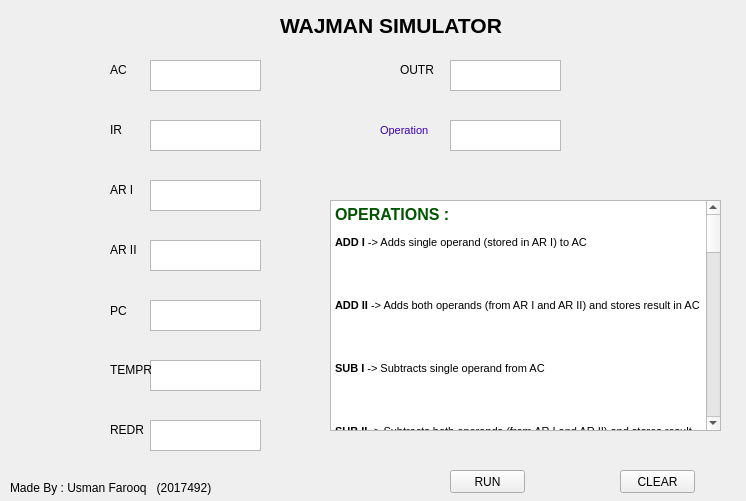
<?xml version="1.0" encoding="UTF-8"?>
<ui version="4.0">
 <class>Widget</class>
 <widget class="QWidget" name="Widget">
  <property name="geometry">
   <rect>
    <x>0</x>
    <y>0</y>
    <width>746</width>
    <height>501</height>
   </rect>
  </property>
  <property name="windowTitle">
   <string>Widget</string>
  </property>
  <widget class="QTextEdit" name="acbox">
   <property name="geometry">
    <rect>
     <x>150</x>
     <y>60</y>
     <width>111</width>
     <height>31</height>
    </rect>
   </property>
  </widget>
  <widget class="QTextEdit" name="irbox">
   <property name="geometry">
    <rect>
     <x>150</x>
     <y>120</y>
     <width>111</width>
     <height>31</height>
    </rect>
   </property>
  </widget>
  <widget class="QTextEdit" name="pcbox">
   <property name="geometry">
    <rect>
     <x>150</x>
     <y>300</y>
     <width>111</width>
     <height>31</height>
    </rect>
   </property>
  </widget>
  <widget class="QTextEdit" name="ar1box">
   <property name="geometry">
    <rect>
     <x>150</x>
     <y>180</y>
     <width>111</width>
     <height>31</height>
    </rect>
   </property>
  </widget>
  <widget class="QTextEdit" name="ar2box">
   <property name="geometry">
    <rect>
     <x>150</x>
     <y>240</y>
     <width>111</width>
     <height>31</height>
    </rect>
   </property>
  </widget>
  <widget class="QTextEdit" name="tempbox">
   <property name="geometry">
    <rect>
     <x>150</x>
     <y>360</y>
     <width>111</width>
     <height>31</height>
    </rect>
   </property>
  </widget>
  <widget class="QTextEdit" name="redrbox">
   <property name="geometry">
    <rect>
     <x>150</x>
     <y>420</y>
     <width>111</width>
     <height>31</height>
    </rect>
   </property>
  </widget>
  <widget class="QTextEdit" name="outrbox">
   <property name="geometry">
    <rect>
     <x>450</x>
     <y>60</y>
     <width>111</width>
     <height>31</height>
    </rect>
   </property>
  </widget>
  <widget class="QLabel" name="AC">
   <property name="geometry">
    <rect>
     <x>110</x>
     <y>60</y>
     <width>31</width>
     <height>20</height>
    </rect>
   </property>
   <property name="text">
    <string>AC</string>
   </property>
  </widget>
  <widget class="QLabel" name="IR">
   <property name="geometry">
    <rect>
     <x>110</x>
     <y>120</y>
     <width>31</width>
     <height>20</height>
    </rect>
   </property>
   <property name="text">
    <string>IR</string>
   </property>
  </widget>
  <widget class="QLabel" name="ARI">
   <property name="geometry">
    <rect>
     <x>110</x>
     <y>180</y>
     <width>41</width>
     <height>20</height>
    </rect>
   </property>
   <property name="text">
    <string>AR I</string>
   </property>
  </widget>
  <widget class="QLabel" name="ARII">
   <property name="geometry">
    <rect>
     <x>110</x>
     <y>240</y>
     <width>41</width>
     <height>20</height>
    </rect>
   </property>
   <property name="text">
    <string>AR II</string>
   </property>
  </widget>
  <widget class="QLabel" name="PC">
   <property name="geometry">
    <rect>
     <x>110</x>
     <y>300</y>
     <width>31</width>
     <height>21</height>
    </rect>
   </property>
   <property name="text">
    <string>PC</string>
   </property>
  </widget>
  <widget class="QLabel" name="TEMPR">
   <property name="geometry">
    <rect>
     <x>110</x>
     <y>360</y>
     <width>41</width>
     <height>20</height>
    </rect>
   </property>
   <property name="text">
    <string>TEMPR</string>
   </property>
  </widget>
  <widget class="QLabel" name="REDR">
   <property name="geometry">
    <rect>
     <x>110</x>
     <y>420</y>
     <width>41</width>
     <height>20</height>
    </rect>
   </property>
   <property name="text">
    <string>REDR</string>
   </property>
  </widget>
  <widget class="QLabel" name="OUTR">
   <property name="geometry">
    <rect>
     <x>400</x>
     <y>60</y>
     <width>41</width>
     <height>20</height>
    </rect>
   </property>
   <property name="text">
    <string>OUTR</string>
   </property>
  </widget>
  <widget class="QPushButton" name="run">
   <property name="geometry">
    <rect>
     <x>450</x>
     <y>470</y>
     <width>75</width>
     <height>23</height>
    </rect>
   </property>
   <property name="text">
    <string>RUN</string>
   </property>
  </widget>
  <widget class="QLabel" name="label_9">
   <property name="geometry">
    <rect>
     <x>280</x>
     <y>10</y>
     <width>351</width>
     <height>31</height>
    </rect>
   </property>
   <property name="font">
    <font>
     <pointsize>16</pointsize>
     <weight>75</weight>
     <bold>true</bold>
    </font>
   </property>
   <property name="text">
    <string>WAJMAN SIMULATOR</string>
   </property>
  </widget>
  <widget class="QTextEdit" name="textEdit_9">
   <property name="geometry">
    <rect>
     <x>330</x>
     <y>200</y>
     <width>391</width>
     <height>231</height>
    </rect>
   </property>
   <property name="html">
    <string>&lt;!DOCTYPE HTML PUBLIC &quot;-//W3C//DTD HTML 4.0//EN&quot; &quot;http://www.w3.org/TR/REC-html40/strict.dtd&quot;&gt;
&lt;html&gt;&lt;head&gt;&lt;meta name=&quot;qrichtext&quot; content=&quot;1&quot; /&gt;&lt;style type=&quot;text/css&quot;&gt;
p, li { white-space: pre-wrap; }
&lt;/style&gt;&lt;/head&gt;&lt;body style=&quot; font-family:'MS Shell Dlg 2'; font-size:8.25pt; font-weight:400; font-style:normal;&quot;&gt;
&lt;p style=&quot; margin-top:12px; margin-bottom:12px; margin-left:0px; margin-right:0px; -qt-block-indent:0; text-indent:0px;&quot;&gt;&lt;span style=&quot; font-size:12pt; font-weight:600; color:#005500;&quot;&gt;OPERATIONS :&lt;/span&gt;&lt;/p&gt;
&lt;p style=&quot; margin-top:12px; margin-bottom:12px; margin-left:0px; margin-right:0px; -qt-block-indent:0; text-indent:0px;&quot;&gt;&lt;span style=&quot; font-weight:600;&quot;&gt;ADD I&lt;/span&gt; -&amp;gt; Adds single operand (stored in AR I) to AC &lt;/p&gt;
&lt;p style=&quot; margin-top:12px; margin-bottom:12px; margin-left:0px; margin-right:0px; -qt-block-indent:0; text-indent:0px;&quot;&gt;&lt;br /&gt;&lt;/p&gt;
&lt;p style=&quot; margin-top:12px; margin-bottom:12px; margin-left:0px; margin-right:0px; -qt-block-indent:0; text-indent:0px;&quot;&gt;&lt;span style=&quot; font-weight:600;&quot;&gt;ADD II&lt;/span&gt; -&amp;gt; Adds both operands (from AR I and AR II) and stores result in AC &lt;/p&gt;
&lt;p style=&quot; margin-top:12px; margin-bottom:12px; margin-left:0px; margin-right:0px; -qt-block-indent:0; text-indent:0px;&quot;&gt;&lt;br /&gt;&lt;/p&gt;
&lt;p style=&quot; margin-top:12px; margin-bottom:12px; margin-left:0px; margin-right:0px; -qt-block-indent:0; text-indent:0px;&quot;&gt;&lt;span style=&quot; font-weight:600;&quot;&gt;SUB I &lt;/span&gt;-&amp;gt; Subtracts single operand from AC &lt;/p&gt;
&lt;p style=&quot; margin-top:12px; margin-bottom:12px; margin-left:0px; margin-right:0px; -qt-block-indent:0; text-indent:0px;&quot;&gt;&lt;br /&gt;&lt;/p&gt;
&lt;p style=&quot; margin-top:12px; margin-bottom:12px; margin-left:0px; margin-right:0px; -qt-block-indent:0; text-indent:0px;&quot;&gt;&lt;span style=&quot; font-weight:600;&quot;&gt;SUB II&lt;/span&gt; -&amp;gt; Subtracts both operands (from AR I and AR II) and stores result in AC &lt;/p&gt;
&lt;p style=&quot; margin-top:12px; margin-bottom:12px; margin-left:0px; margin-right:0px; -qt-block-indent:0; text-indent:0px;&quot;&gt;&lt;br /&gt;&lt;/p&gt;
&lt;p style=&quot; margin-top:12px; margin-bottom:12px; margin-left:0px; margin-right:0px; -qt-block-indent:0; text-indent:0px;&quot;&gt;&lt;span style=&quot; font-weight:600;&quot;&gt;MUL I&lt;/span&gt; -&amp;gt; Multiplies Single operand with AC, and stores result in AC &lt;/p&gt;
&lt;p style=&quot; margin-top:12px; margin-bottom:12px; margin-left:0px; margin-right:0px; -qt-block-indent:0; text-indent:0px;&quot;&gt;&lt;br /&gt;&lt;/p&gt;
&lt;p style=&quot; margin-top:12px; margin-bottom:12px; margin-left:0px; margin-right:0px; -qt-block-indent:0; text-indent:0px;&quot;&gt;&lt;span style=&quot; font-weight:600;&quot;&gt;MUL II&lt;/span&gt; -&amp;gt; Multiplies Both operands with one another and stores result in AC &lt;/p&gt;
&lt;p style=&quot; margin-top:12px; margin-bottom:12px; margin-left:0px; margin-right:0px; -qt-block-indent:0; text-indent:0px;&quot;&gt;&lt;br /&gt;&lt;/p&gt;
&lt;p style=&quot; margin-top:12px; margin-bottom:12px; margin-left:0px; margin-right:0px; -qt-block-indent:0; text-indent:0px;&quot;&gt;&lt;span style=&quot; font-weight:600;&quot;&gt;SWAP&lt;/span&gt; -&amp;gt; Swaps both operands &lt;/p&gt;
&lt;p style=&quot; margin-top:12px; margin-bottom:12px; margin-left:0px; margin-right:0px; -qt-block-indent:0; text-indent:0px;&quot;&gt;&lt;br /&gt;&lt;/p&gt;
&lt;p style=&quot; margin-top:12px; margin-bottom:12px; margin-left:0px; margin-right:0px; -qt-block-indent:0; text-indent:0px;&quot;&gt;&lt;span style=&quot; font-weight:600;&quot;&gt;TRNF&lt;/span&gt; -&amp;gt; Transfers contents from ARII to ARI &lt;/p&gt;
&lt;p style=&quot; margin-top:12px; margin-bottom:12px; margin-left:0px; margin-right:0px; -qt-block-indent:0; text-indent:0px;&quot;&gt;&lt;br /&gt;&lt;/p&gt;
&lt;p style=&quot; margin-top:12px; margin-bottom:12px; margin-left:0px; margin-right:0px; -qt-block-indent:0; text-indent:0px;&quot;&gt;&lt;span style=&quot; font-weight:600;&quot;&gt;GRTN&lt;/span&gt; -&amp;gt; Stores the greatest number among ARI and ARII in AC &lt;/p&gt;
&lt;p style=&quot;-qt-paragraph-type:empty; margin-top:12px; margin-bottom:12px; margin-left:0px; margin-right:0px; -qt-block-indent:0; text-indent:0px;&quot;&gt;&lt;br /&gt;&lt;/p&gt;
&lt;p style=&quot;-qt-paragraph-type:empty; margin-top:12px; margin-bottom:12px; margin-left:0px; margin-right:0px; -qt-block-indent:0; text-indent:0px;&quot;&gt;&lt;br /&gt;&lt;/p&gt;
&lt;p style=&quot; margin-top:12px; margin-bottom:12px; margin-left:0px; margin-right:0px; -qt-block-indent:0; text-indent:0px;&quot;&gt;&lt;span style=&quot; font-weight:600;&quot;&gt;ISZ I&lt;/span&gt; -&amp;gt; Increment the operand whose address is stored in ARI and skip next instruction if it becomes zero &lt;/p&gt;
&lt;p style=&quot;-qt-paragraph-type:empty; margin-top:12px; margin-bottom:12px; margin-left:0px; margin-right:0px; -qt-block-indent:0; text-indent:0px;&quot;&gt;&lt;br /&gt;&lt;/p&gt;
&lt;p style=&quot;-qt-paragraph-type:empty; margin-top:0px; margin-bottom:0px; margin-left:0px; margin-right:0px; -qt-block-indent:0; text-indent:0px;&quot;&gt;&lt;br /&gt;&lt;/p&gt;
&lt;p style=&quot; margin-top:0px; margin-bottom:0px; margin-left:0px; margin-right:0px; -qt-block-indent:0; text-indent:0px;&quot;&gt;&lt;span style=&quot; font-weight:600;&quot;&gt;ISZ II &lt;/span&gt;-&amp;gt; Increment the operand whose address is stored in ARII and skip next instruction if it becomes zero &lt;/p&gt;
&lt;p style=&quot;-qt-paragraph-type:empty; margin-top:0px; margin-bottom:0px; margin-left:0px; margin-right:0px; -qt-block-indent:0; text-indent:0px;&quot;&gt;&lt;br /&gt;&lt;/p&gt;
&lt;p style=&quot;-qt-paragraph-type:empty; margin-top:0px; margin-bottom:0px; margin-left:0px; margin-right:0px; -qt-block-indent:0; text-indent:0px;&quot;&gt;&lt;br /&gt;&lt;/p&gt;
&lt;p style=&quot; margin-top:0px; margin-bottom:0px; margin-left:0px; margin-right:0px; -qt-block-indent:0; text-indent:0px;&quot;&gt;&lt;span style=&quot; font-weight:600;&quot;&gt;STR I &lt;/span&gt; -&amp;gt; Stores contents of AC in main memory (at address which Is stored in M[ARI]) &lt;/p&gt;
&lt;p style=&quot;-qt-paragraph-type:empty; margin-top:0px; margin-bottom:0px; margin-left:0px; margin-right:0px; -qt-block-indent:0; text-indent:0px;&quot;&gt;&lt;br /&gt;&lt;/p&gt;
&lt;p style=&quot;-qt-paragraph-type:empty; margin-top:0px; margin-bottom:0px; margin-left:0px; margin-right:0px; -qt-block-indent:0; text-indent:0px;&quot;&gt;&lt;br /&gt;&lt;/p&gt;
&lt;p style=&quot; margin-top:0px; margin-bottom:0px; margin-left:0px; margin-right:0px; -qt-block-indent:0; text-indent:0px;&quot;&gt;&lt;span style=&quot; font-weight:600;&quot;&gt;STR II &lt;/span&gt;-&amp;gt;Stores contents of AC in main memory (at address which Is stored in M[ARII]) &lt;/p&gt;
&lt;p style=&quot;-qt-paragraph-type:empty; margin-top:0px; margin-bottom:0px; margin-left:0px; margin-right:0px; -qt-block-indent:0; text-indent:0px;&quot;&gt;&lt;br /&gt;&lt;/p&gt;
&lt;p style=&quot;-qt-paragraph-type:empty; margin-top:0px; margin-bottom:0px; margin-left:0px; margin-right:0px; -qt-block-indent:0; text-indent:0px;&quot;&gt;&lt;br /&gt;&lt;/p&gt;
&lt;p style=&quot; margin-top:0px; margin-bottom:0px; margin-left:0px; margin-right:0px; -qt-block-indent:0; text-indent:0px;&quot;&gt;&lt;span style=&quot; font-weight:600;&quot;&gt;AND&lt;/span&gt; -&amp;gt;Takes AND of both (main memory) operands and stores it in AC &lt;/p&gt;
&lt;p style=&quot;-qt-paragraph-type:empty; margin-top:0px; margin-bottom:0px; margin-left:0px; margin-right:0px; -qt-block-indent:0; text-indent:0px;&quot;&gt;&lt;br /&gt;&lt;/p&gt;
&lt;p style=&quot;-qt-paragraph-type:empty; margin-top:0px; margin-bottom:0px; margin-left:0px; margin-right:0px; -qt-block-indent:0; text-indent:0px;&quot;&gt;&lt;br /&gt;&lt;/p&gt;
&lt;p style=&quot; margin-top:0px; margin-bottom:0px; margin-left:0px; margin-right:0px; -qt-block-indent:0; text-indent:0px;&quot;&gt;&lt;span style=&quot; font-weight:600;&quot;&gt;AND I &lt;/span&gt;-&amp;gt;Takes AND of operand (whose address is in AR I), with AC and stores it in AC &lt;/p&gt;
&lt;p style=&quot;-qt-paragraph-type:empty; margin-top:0px; margin-bottom:0px; margin-left:0px; margin-right:0px; -qt-block-indent:0; text-indent:0px;&quot;&gt;&lt;br /&gt;&lt;/p&gt;
&lt;p style=&quot;-qt-paragraph-type:empty; margin-top:0px; margin-bottom:0px; margin-left:0px; margin-right:0px; -qt-block-indent:0; text-indent:0px;&quot;&gt;&lt;br /&gt;&lt;/p&gt;
&lt;p style=&quot; margin-top:0px; margin-bottom:0px; margin-left:0px; margin-right:0px; -qt-block-indent:0; text-indent:0px;&quot;&gt;&lt;span style=&quot; font-weight:600;&quot;&gt;AND II&lt;/span&gt; -&amp;gt;Takes AND of operand (whose address is in AR II), with AC and stores it in AC&lt;/p&gt;
&lt;p style=&quot;-qt-paragraph-type:empty; margin-top:0px; margin-bottom:0px; margin-left:0px; margin-right:0px; -qt-block-indent:0; text-indent:0px;&quot;&gt;&lt;br /&gt;&lt;/p&gt;
&lt;p style=&quot; margin-top:0px; margin-bottom:0px; margin-left:0px; margin-right:0px; -qt-block-indent:0; text-indent:0px;&quot;&gt; &lt;/p&gt;
&lt;p style=&quot; margin-top:0px; margin-bottom:0px; margin-left:0px; margin-right:0px; -qt-block-indent:0; text-indent:0px;&quot;&gt;&lt;span style=&quot; font-weight:600;&quot;&gt;OR&lt;/span&gt;  -&amp;gt;Takes OR of both (main memory) operands and stores it in AC &lt;/p&gt;
&lt;p style=&quot;-qt-paragraph-type:empty; margin-top:0px; margin-bottom:0px; margin-left:0px; margin-right:0px; -qt-block-indent:0; text-indent:0px;&quot;&gt;&lt;br /&gt;&lt;/p&gt;
&lt;p style=&quot; margin-top:0px; margin-bottom:0px; margin-left:0px; margin-right:0px; -qt-block-indent:0; text-indent:0px;&quot;&gt; &lt;/p&gt;
&lt;p style=&quot; margin-top:0px; margin-bottom:0px; margin-left:0px; margin-right:0px; -qt-block-indent:0; text-indent:0px;&quot;&gt;&lt;span style=&quot; font-weight:600;&quot;&gt;LDA I&lt;/span&gt; -&amp;gt; Loads content (at address store in ARI) into AC &lt;/p&gt;
&lt;p style=&quot;-qt-paragraph-type:empty; margin-top:0px; margin-bottom:0px; margin-left:0px; margin-right:0px; -qt-block-indent:0; text-indent:0px;&quot;&gt;&lt;br /&gt;&lt;/p&gt;
&lt;p style=&quot;-qt-paragraph-type:empty; margin-top:0px; margin-bottom:0px; margin-left:0px; margin-right:0px; -qt-block-indent:0; text-indent:0px;&quot;&gt;&lt;br /&gt;&lt;/p&gt;
&lt;p style=&quot; margin-top:0px; margin-bottom:0px; margin-left:0px; margin-right:0px; -qt-block-indent:0; text-indent:0px;&quot;&gt;&lt;span style=&quot; font-weight:600;&quot;&gt;LDA II&lt;/span&gt; -&amp;gt; Loads content (at address store in ARII) into AC&lt;/p&gt;
&lt;p style=&quot;-qt-paragraph-type:empty; margin-top:0px; margin-bottom:0px; margin-left:0px; margin-right:0px; -qt-block-indent:0; text-indent:0px;&quot;&gt;&lt;br /&gt;&lt;/p&gt;
&lt;p style=&quot;-qt-paragraph-type:empty; margin-top:0px; margin-bottom:0px; margin-left:0px; margin-right:0px; -qt-block-indent:0; text-indent:0px;&quot;&gt;&lt;br /&gt;&lt;/p&gt;
&lt;p style=&quot; margin-top:0px; margin-bottom:0px; margin-left:0px; margin-right:0px; -qt-block-indent:0; text-indent:0px;&quot;&gt;&lt;span style=&quot; font-weight:600;&quot;&gt;CMP I &lt;/span&gt;-&amp;gt; Takes compliment of operand whose address is in ARI and stores it in AC &lt;/p&gt;
&lt;p style=&quot;-qt-paragraph-type:empty; margin-top:0px; margin-bottom:0px; margin-left:0px; margin-right:0px; -qt-block-indent:0; text-indent:0px;&quot;&gt;&lt;br /&gt;&lt;/p&gt;
&lt;p style=&quot;-qt-paragraph-type:empty; margin-top:0px; margin-bottom:0px; margin-left:0px; margin-right:0px; -qt-block-indent:0; text-indent:0px;&quot;&gt;&lt;br /&gt;&lt;/p&gt;
&lt;p style=&quot; margin-top:0px; margin-bottom:0px; margin-left:0px; margin-right:0px; -qt-block-indent:0; text-indent:0px;&quot;&gt;&lt;span style=&quot; font-weight:600;&quot;&gt;CMP II&lt;/span&gt; -&amp;gt; Takes compliment of operand whose address is in ARII and stores it in AC &lt;/p&gt;
&lt;p style=&quot;-qt-paragraph-type:empty; margin-top:0px; margin-bottom:0px; margin-left:0px; margin-right:0px; -qt-block-indent:0; text-indent:0px;&quot;&gt;&lt;br /&gt;&lt;/p&gt;&lt;/body&gt;&lt;/html&gt;</string>
   </property>
  </widget>
  <widget class="QTextEdit" name="Operationbox">
   <property name="geometry">
    <rect>
     <x>450</x>
     <y>120</y>
     <width>111</width>
     <height>31</height>
    </rect>
   </property>
  </widget>
  <widget class="QLabel" name="Operation">
   <property name="enabled">
    <bool>true</bool>
   </property>
   <property name="geometry">
    <rect>
     <x>380</x>
     <y>120</y>
     <width>61</width>
     <height>20</height>
    </rect>
   </property>
   <property name="palette">
    <palette>
     <active>
      <colorrole role="WindowText">
       <brush brushstyle="SolidPattern">
        <color alpha="255">
         <red>57</red>
         <green>0</green>
         <blue>180</blue>
        </color>
       </brush>
      </colorrole>
     </active>
     <inactive>
      <colorrole role="WindowText">
       <brush brushstyle="SolidPattern">
        <color alpha="255">
         <red>57</red>
         <green>0</green>
         <blue>180</blue>
        </color>
       </brush>
      </colorrole>
     </inactive>
     <disabled>
      <colorrole role="WindowText">
       <brush brushstyle="SolidPattern">
        <color alpha="255">
         <red>120</red>
         <green>120</green>
         <blue>120</blue>
        </color>
       </brush>
      </colorrole>
     </disabled>
    </palette>
   </property>
   <property name="font">
    <font>
     <pointsize>8</pointsize>
     <weight>50</weight>
     <bold>false</bold>
    </font>
   </property>
   <property name="acceptDrops">
    <bool>false</bool>
   </property>
   <property name="autoFillBackground">
    <bool>true</bool>
   </property>
   <property name="text">
    <string>Operation</string>
   </property>
  </widget>
  <widget class="QPushButton" name="clear">
   <property name="geometry">
    <rect>
     <x>620</x>
     <y>470</y>
     <width>75</width>
     <height>23</height>
    </rect>
   </property>
   <property name="text">
    <string>CLEAR</string>
   </property>
  </widget>
  <widget class="QLabel" name="label">
   <property name="geometry">
    <rect>
     <x>10</x>
     <y>480</y>
     <width>201</width>
     <height>16</height>
    </rect>
   </property>
   <property name="text">
    <string>Made By : Usman Farooq   (2017492)</string>
   </property>
  </widget>
 </widget>
 <layoutdefault spacing="6" margin="11"/>
 <resources/>
 <connections/>
</ui>
